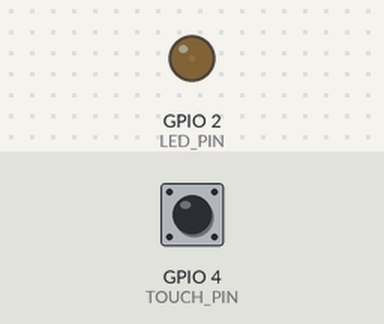
Bench run of a sketch on a simulated ESP32. Shown: output pins drawn as LEDs (lit = HIGH). The test bench sets the inputs (shaded band); at power-on: GPIO 4 (TOUCH_PIN) HIGH.

Above: at 0.05 s.
At 3.7 s:
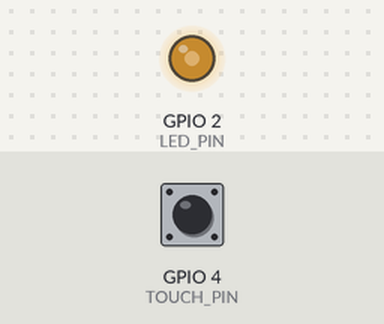
Timing chart, 0 to 8.6 s (numbered marks = the images above):
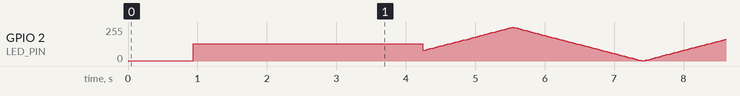

The sketch:

different_speed_breath.ino
```cpp
#define TOUCH_PIN 4
#define LED_PIN 2
#define THRESHOLD 800
bool lastState = false;        // 上一次的瞬时状态
bool currentStableState = false;    // 当前稳定的触摸状态
int reminder= 0; // 记录状态变化时刻
const int gap = 50; // 判断是否真的摸了

int speed = 1; // 速度档位：1(慢速), 2(中速), 3(快速)
const int freq = 5000;
const int resolution = 8;
int dutyCycle = 0;
int Step = 1;            // 占空比每次变化的步长
int check = 0; // 记录上一次亮度更新的时间
void setup()
{
  Serial.begin(115200);
  ledcAttach(LED_PIN, freq, resolution);
}

void loop() {
  uint16_t touchValue = touchRead(TOUCH_PIN);
  bool currentReading = (touchValue < THRESHOLD); // 低于阈值为1，否则为0
  if (currentReading != lastState)
  {
    reminder = millis();
  } // 只要和上一瞬间状态不同，就开始计时
  if ((millis() - reminder) > gap)  // 超过50ms说明不是手抖，是一个稳定状态
  {
    if (currentReading != currentStableState)
    {
      currentStableState = currentReading; // 如果稳定状态发生了改变
      if (currentStableState == true) //将稳定状态与上一次的稳定状态做对比
      {
        speed++;
        if (speed > 3)
        {
          speed = 1;
        }
      }
    }
  }
  lastState = currentReading;  // 时刻监视瞬时状态


  int lasting;
  if (speed == 1)
  {
    lasting = 15;
  }
  if (speed == 2)
  {
    lasting = 7;
  }
  if (speed == 3)
  {
    lasting = 2;
  } // 根据当前的档位变量，改变每次更新亮度的间隔时长 (相当于改变 delay)
  if (millis() - check >= lasting)  // 使用 millis() 检查是否到达了该更新亮度的时间
  {
    check = millis(); // 更新时间节点
    dutyCycle=dutyCycle+Step; // 按照步长改变亮度
    if (dutyCycle <= 0 || dutyCycle >= 255)
    {
      if (dutyCycle <= 0) dutyCycle = 0;
      if (dutyCycle >= 255) dutyCycle = 255; // 防止越界
      Step = -Step; // 第一次默认从暗变亮，故超出阈值后先变负
    }
    ledcWrite(LED_PIN, dutyCycle);// 将计算好的占空比写入LED
  }
}
```
